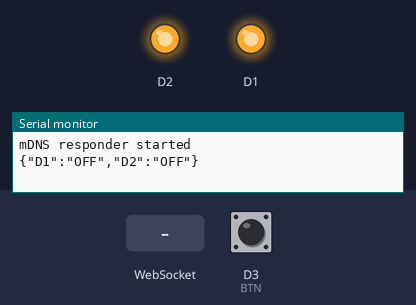
The sketch below on a simulated ESP8266 (NodeMCU). On the bench: output pins drawn as LEDs (lit = HIGH), the last lines printed to the serial monitor. The test bench sets the inputs (shaded band); at power-on: D3 (BTN) HIGH. WiFi joins after 1.5 s; servers stay silent unless stated.

Above: at 1.2 s.
1.3 s: WebSocket text "onD1" received
At 2.2 s:
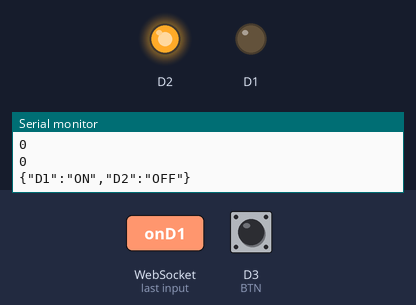
2.8 s: WebSocket text "onD2" received
At 3.3 s:
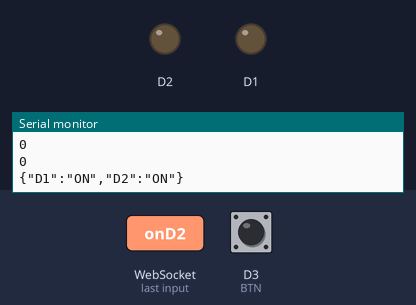
4.3 s: WebSocket text "offD1" received
At 5.5 s:
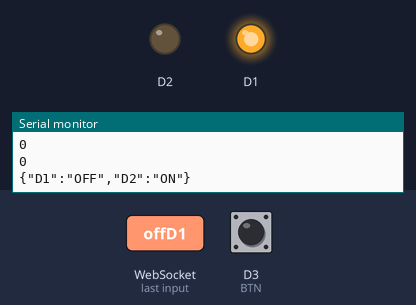
5.8 s: WebSocket text "offD2" received
At 6.8 s:
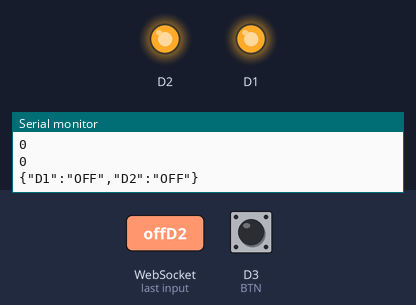
Timing chart, 0 to 8.3 s (numbered marks = the images above; inputs shaded):
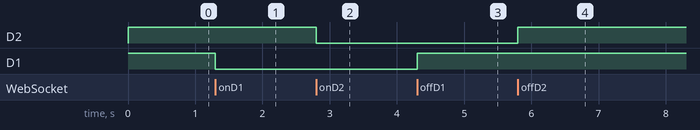

The sketch:

SOCKET_SERVER.ino
```cpp
#include <ESP8266WiFi.h>
#include <ESP8266WebServer.h>
#include <BlynkSimpleEsp8266.h>
#include <ESP8266mDNS.h>  //Thư viện mDNS
#include <WebSocketsServer.h>
WebSocketsServer webSocket = WebSocketsServer(81);
ESP8266WebServer webServer(80);
BlynkTimer timer_update;
char* ssid = "E-SMART";
char* pass = "12345678";
const int BTN = 0;
//============Biến chứa mã HTLM Website==========================================//
const char MainPage[] PROGMEM = R"=====(
  <!DOCTYPE html>
  <html>
   <head>
       <title>HOME PAGE</title>
       <style>
          body {text-align:center;}
          h1 {color:#003399;}
          a {text-decoration: none;color:#FFFFFF;}
          .bt_on {
            height:50px;
            width:100px;
            margin:10px 0;
            background-color:#FF6600;
            border-radius:5px;
          }
          .bt_off {
            height:50px;
            width:100px;
            margin:10px 0;
            background-color:#00FF00;
            border-radius:5px;
          }
       </style>
       <meta name="viewport" content="width=device-width,user-scalable=0" charset="UTF-8">
   </head>
   <body onload="javascript:init()">
      <h1>QUANG HUY. SDT 0968973860</h1>
      <div>Trạng thái trên chân D1: <b><pan id="trangthaiD1"><pan></b></div>
      <div>
        <button class="bt_on" onclick="sendData('onD1')">ON</button>
        <button class="bt_off" onclick="sendData('offD1')">OFF</button>
      </div>
      <div>Trạng thái trên chân D2: <b><pan id="trangthaiD2"><pan></b></div>
      <div>
        <button class="bt_on" onclick="sendData('onD2')">ON</button>
        <button class="bt_off" onclick="sendData('offD2')">OFF</button>
      </div>
      <script>
            var Socket;      //Khai báo biến Socket
            function init(){
              //Khởi tạo websocket
              Socket = new WebSocket('ws://' + window.location.hostname + ':81/');
              //Nhận broadcase từ server
              Socket.onmessage = function(event){
                JSONobj = JSON.parse(event.data);   //Tách dữ liệu json
                document.getElementById("trangthaiD1").innerHTML = JSONobj.D1;
                document.getElementById("trangthaiD2").innerHTML = JSONobj.D2;
              }
            }
            //-----------Gửi dữ liệu lên Server-------------------
            function sendData(data){
              Socket.send(data);
            }
      </script>
   </body>
  </html>
)=====";
//========================================================//
void setup() {
  //===============Thiết lập chân IO======================//
  pinMode(D1,OUTPUT);
  pinMode(D2,OUTPUT);
   pinMode(BTN, INPUT);
  digitalWrite(D1,HIGH);
  digitalWrite(D2,HIGH);
  //===============Thiết lập kết nối WiFi=================//
  //WiFi.begin(ssid,pass);
  Serial.begin(9600);
  //Serial.print("Connecting");
//  while(WiFi.status()!=WL_CONNECTED){
//    delay(500);
//    Serial.print("...");
//  }
//  Serial.println(WiFi.localIP());
  WiFi.disconnect();
  WiFi.mode(WIFI_AP);
  WiFi.softAP(ssid, pass);
  //======Khởi tạo mDNS cấp phát Tên miền E-SMART HOME====//
  if (!MDNS.begin("E-SMARTHOME")) {
    Serial.println("Error setting up MDNS responder!");
    while (1) {
      delay(1000);
    }
  }
  Serial.println("mDNS responder started");
  MDNS.addService("http","tcp",80);
  //=================Khởi tạo Web Server=================//
  webServerStart();
  webSocket.begin();
  webSocket.onEvent(webSocketEvent);
  timer_update.setInterval(1000L, updateStateD);
}
void loop() {
  MDNS.update();  //mDNS
  webServer.handleClient();
  webSocket.loop();
  timer_update.run();
  static bool isPressed = false;
  if (!isPressed && digitalRead(BTN) == 0) { //Nhấn nút nhấn GPIO0
    isPressed = true;
    webSocket.broadcastTXT("onD1");
  } else if (isPressed && digitalRead(BTN)) { //Nhả nút nhấn GPIO0
    isPressed = false;
    webSocket.broadcastTXT("offD1");
  }
}
//===================Chương trình con====================//
void webServerStart(){
  webServer.on("/",mainpage);
  webServer.begin();
}
void mainpage(){
  String s = FPSTR(MainPage);
  webServer.send(200,"text/html",s);
}
void webSocketEvent(uint8_t num, WStype_t type,
                    uint8_t * payload,
                    size_t length)
{ if(type==WStype_TEXT)
{
  String payloadString = (const char *)payload;
  Serial.print("payloadString= ");
  Serial.println(payloadString);
  Serial.println("number: ");
  Serial.println(*(&num));
  Serial.println(*(&num+1));
  Serial.println(*(&num+2));
  Serial.println(*(&num+3));
  String s = "";
  if(payloadString == "onD1"){
    digitalWrite(D1,LOW);
  }else if(payloadString == "offD1"){
    digitalWrite(D1,HIGH);
  }
  if(payloadString == "onD2"){
    digitalWrite(D2,LOW);
  }else if(payloadString == "offD2"){
    digitalWrite(D2,HIGH);
  }
}
if(type==WStype_BIN)
{
  Serial.println("so nhan duoc:");
  for(int i=0;i<length;i++)
  {
    Serial.print(payload[i]);
    Serial.print("/  ");
  }
}
}
ICACHE_RAM_ATTR void updateStateD(){
  String d1 = "";
  String d2 = "";
  if(digitalRead(D1) == LOW){
    d1 = "ON";
  }else{
    d1 = "OFF";
  }
  if(digitalRead(D2) == LOW){
    d2 = "ON";
  }else{
    d2 = "OFF";
  }
  String JSONtxt = "{\"D1\":\""+d1+"\",\"D2\":\""+d2+"\"}";
  webSocket.broadcastTXT(JSONtxt);
  Serial.println(JSONtxt);
}
```

Measured:
- after the input at 1.3 s, D1: HIGH → LOW at once
- after the input at 2.8 s, D2: HIGH → LOW at once
- after the input at 4.3 s, D1: LOW → HIGH at once
- after the input at 5.8 s, D2: LOW → HIGH at once
